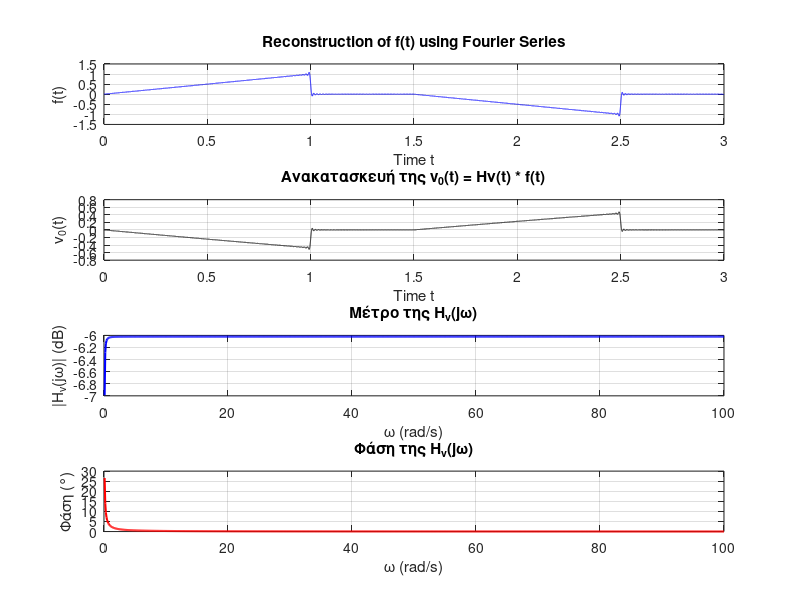

The MATLAB script that drew this image:
clear;
clc;

T = 3; 
omega0 = 2 * pi / T; 
t = 0:0.0001:T; 
n_max = 200; 
%στους 200 όρους έχει σχηματίζεται η f(t) με μικρές διακυμάνσεις στα σημεία
%αλλαγής , από εδώ και πέρα η αύξηση των όρων θα κάνει αυτές τις
%διακυμάνσεις όλο και λιγότερο διακριτές 

A = @(n) (1/(pi*n))*(+sin(2*pi*n/3)-sin(5*pi*n/3)) + ...
         (3/(2*pi^2*n.^2))*(cos(2*pi*n/3)-1+cos(pi*n)-cos(5*pi*n/3));
B = @(n) (1/(pi*n))*(-cos(2*pi*n/3)+cos(5*pi*n/3)) + ...
         (3/(2*pi^2*n^2))*(+sin(2*pi*n/3)-sin(5*pi*n/3));


f_t = zeros(size(t));
for n = 1:n_max
    an = A(n);
    bn = B(n);
    
    cn = sqrt(an^2 + bn^2); 
    theta_n = -atan2(bn, an);
    f_t = f_t + cn * cos(n * omega0 * t + theta_n);
end


Hv = @(t) (1/2) * (dirac(t) - exp(-t / 20) .* heaviside(t));


Hv_vals = (1/2) * (t == 0) - (1/2) * exp(-t / 20) .* (t > 0); 
v0_vals = f_t .* Hv_vals;


omega = linspace(0.1, 100, 1000); 
Hv_freq = (10j .* omega) ./ (1 + 20j .* omega); 


magnitude = abs(Hv_freq);
phase = angle(Hv_freq); 


figure;


subplot(4, 1, 1);
plot(t, f_t, 'b-');
xlabel('Time t');
ylabel('f(t)');
title('Reconstruction of f(t) using Fourier Series');
grid on;


subplot(4, 1, 2);
plot(t, v0_vals, 'k-');
xlabel('Time t');
ylabel('v_0(t)');
title('Ανακατασκευή της v_0(t) = Hν(t) * f(t)');
grid on;


subplot(4, 1, 3);
plot(omega, 20*log10(magnitude), 'b', 'LineWidth', 1.5); 
xlabel('\omega (rad/s)');
ylabel('|H_v(j\omega)| (dB)');
title('Μέτρο της H_v(j\omega)');
grid on;


subplot(4, 1, 4);
plot(omega, phase * (180/pi), 'r', 'LineWidth', 1.5); 
xlabel('\omega (rad/s)');
ylabel('Φάση (°)');
title('Φάση της H_v(j\omega)');
grid on;